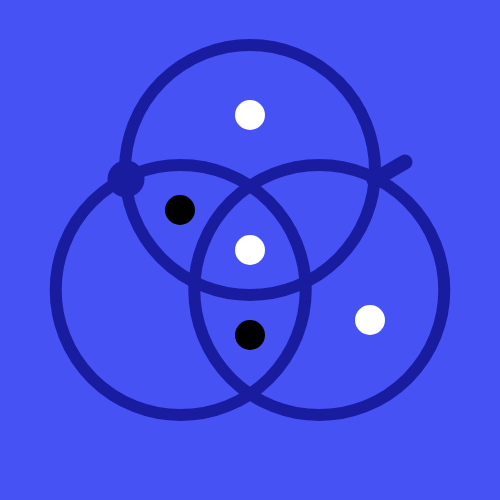
Frame 1 (no input)
Frame 60 (no input): identical to frame 1, image omitted
Frame 120 (the mouse pressed at the canvas centre since frame 60): identical to frame 1, image omitted

The p5.js sketch that drew this single still picture (run headless with seeded random() and noise() and a simulated clock; from frame 60 on, the mouse is pressed at the canvas centre):

// p5.js sketch
// ── sketch.js
const CANVAS_SIZE = 500;
const CENTER_X = CANVAS_SIZE / 2;
const CENTER_Y = CANVAS_SIZE / 2;

const BLACK = [0, 0, 0, 255];
const WHITE = [255, 255, 255, 255];
const FG = [26, 28, 160, 255];
const BG = [71, 82, 245, 255];

function setup() {
  createCanvas(CANVAS_SIZE, CANVAS_SIZE);
}

function draw() {
  noStroke();
  strokeWeight(12);
  fill(...BG);
  rect(0, 0, CANVAS_SIZE, CANVAS_SIZE);
  
  stroke(...FG);
  noFill();

  const CIRCLES = 3;
  for (let i = 0; i < CIRCLES; i++) {
    const angle = (i + 0.25) * 360 / CIRCLES;
    const x = CENTER_X + 80 * cos(radians(angle));
    const y = CENTER_Y + 80 * sin(radians(angle));
    ellipse(x, y, 250);
  }

  stroke(...WHITE);
  strokeWeight(0);
  fill(...WHITE);

  ellipse(CENTER_X, CENTER_Y, 30, 30);
  ellipse(CENTER_X, CENTER_Y - 135, 30, 30);
  ellipse(CENTER_X + 120, CENTER_Y + 70, 30, 30);
  
  stroke(...BLACK);
  fill(...BLACK);
  ellipse(CENTER_X - 70, CENTER_Y - 40, 30, 30);
  ellipse(CENTER_X, CENTER_Y + 85, 30, 30);

  // start
  stroke(...FG);
  strokeWeight(12);
  fill(...FG);
  ellipse(CENTER_X - 124, CENTER_Y - 71, 25)

  // finish
  stroke(...FG);
  strokeWeight(15);
  line(CENTER_X + 124, CENTER_Y - 70, CENTER_X + 155, CENTER_Y - 88)
}
